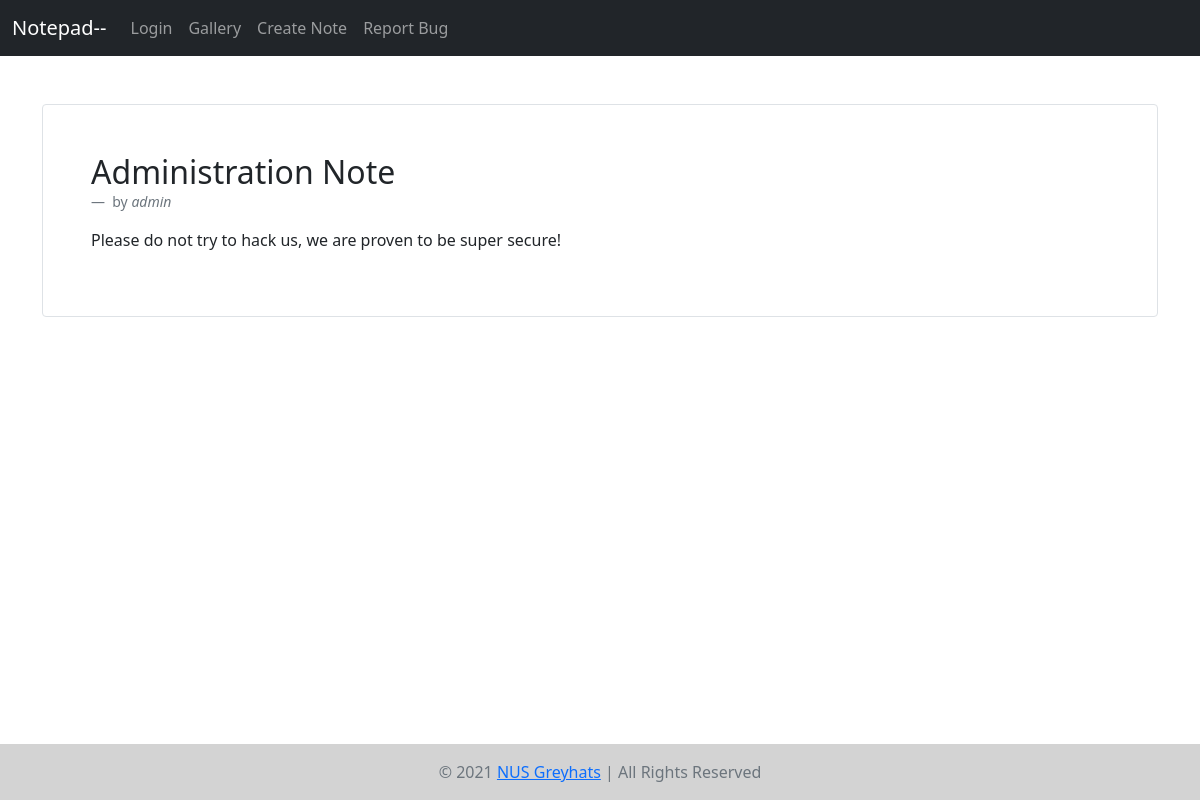
The app's page /note/1, older data.
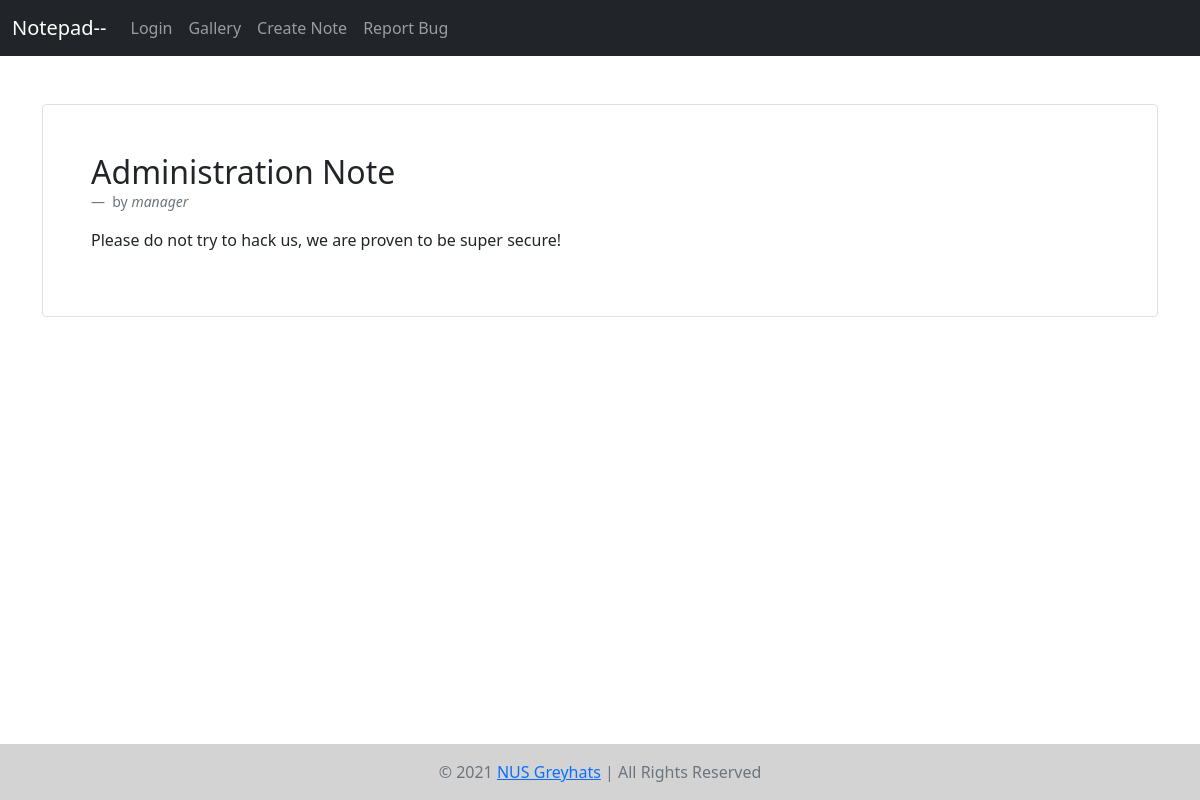
The same page, newer data.
### tables this page shows
CREATE TABLE notes (id INTEGER PRIMARY KEY AUTOINCREMENT, name TEXT, content TEXT, user TEXT, private TINYINT);

### __main__.py (the view)
@app.route('/note/<int:id>')
def view_note(id):
    with sqlite3.connect(NOTES_DB_PATH) as db:
        cur = db.cursor()
        notes = list(map(result_to_note, cur.execute("SELECT * FROM notes WHERE id=?", (id,))))
        if len(notes) == 0:
            note = None
        else:
            note = notes[0]
    return render_template('note.html', note=note)

### __main__.py (called while the page is built)
def result_to_note(tup):
    return Note(tup[0], tup[1], tup[2], tup[3], tup[4] == 1)

### templates/note.html (shortened to what this page needs)
{% extends 'nav.html' %}
{% block content %}
<main class="container border rounded p-5 mt-5">
    {% if note %}
        <figure>
            <blockquote class="blockquote">
                <h2>{{note.name}}</h2>
            </blockquote>
            <figcaption class="blockquote-footer">
                by <cite>{{note.user}}</cite>
            </figcaption>
        </figure>
        {% autoescape false %}
        <p>{{note.content}}</p>
        {% endautoescape %}
    {% else %}
        <h1>Note not found or inaccessible!</h1>
    {% endif %}
</main>
{% endblock %}

### templates/nav.html (shortened to what this page needs)
{% extends 'base.html' %}
{% macro nav_item(name, link)%}
<li class="nav-item">
    <a class="nav-link" href="{{ link }}">{{ name }}</a>
</li>
{% endmacro %}
{% block nav %}
<nav class="navbar navbar-expand-lg navbar-dark bg-dark">
    <div class="container-fluid">
      <a class="navbar-brand" href="/">Notepad--</a>
      <div class="collapse navbar-collapse" id="navbarSupportedContent">
        <ul class="navbar-nav me-auto mb-2 mb-lg-0">
          {{ nav_item('Login', '/login')}}
          {{ nav_item('Gallery', '/gallery')}}
          {{ nav_item('Create Note', '/note/create') }}
          {{ nav_item('Report Bug', '/report') }}
        </ul>
      </div>
    </div>
  </nav>
{% endblock %}

### templates/base.html (shortened to what this page needs)
<!DOCTYPE html>
<html>
    <head>
        <link href="https://cdn.jsdelivr.net/npm/bootstrap@5.0.1/dist/css/bootstrap.min.css" rel="stylesheet">
        <link rel="stylesheet" type="text/css" href="{{ url_for('static', filename='styles.css') }} "/>
    </head>
    <body>
        {% block nav %}{% endblock %}
        <div class = 'container'>
            {% block content %}{% endblock %}
        </div>
    </body>
    <footer class="footer">
        <div class='container'>
            <p class="mt-3 mb-3 text-muted">© 2021 <a target = '_blank' href='https://nusgreyhats.org/'>NUS Greyhats</a> | All Rights Reserved </p>
        </div>
    </footer>
</html>

### static/styles.css (style rules this page uses)
.footer { position: absolute; bottom: 0; width: 100%; text-align: center; background: lightgrey; }

Row changes from the older to the newer data that the page shows:
changed notes "Administration Note": user "admin" → "manager"
